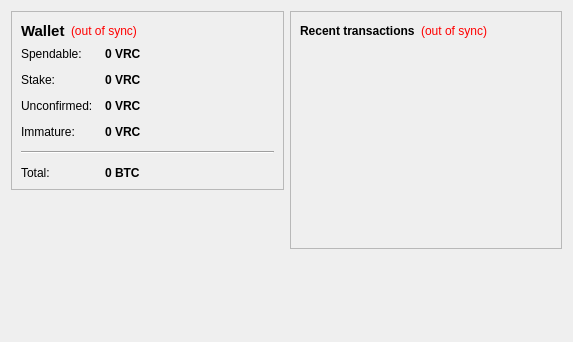
<?xml version="1.0" encoding="UTF-8"?>
<ui version="4.0">
 <class>OverviewPage</class>
 <widget class="QWidget" name="OverviewPage">
  <property name="geometry">
   <rect>
    <x>0</x>
    <y>0</y>
    <width>573</width>
    <height>342</height>
   </rect>
  </property>
  <property name="windowTitle">
   <string>Form</string>
  </property>
  <layout class="QHBoxLayout" name="horizontalLayout" stretch="1,1">
   <item>
    <layout class="QVBoxLayout" name="verticalLayout_2">
     <item>
      <widget class="QFrame" name="frame">
       <property name="frameShape">
        <enum>QFrame::StyledPanel</enum>
       </property>
       <property name="frameShadow">
        <enum>QFrame::Raised</enum>
       </property>
       <layout class="QVBoxLayout" name="verticalLayout_4">
        <item>
         <layout class="QHBoxLayout" name="horizontalLayout_4">
          <item>
           <widget class="QLabel" name="label_5">
            <property name="font">
             <font>
              <pointsize>11</pointsize>
              <weight>75</weight>
              <bold>true</bold>
             </font>
            </property>
            <property name="text">
             <string>Wallet</string>
            </property>
           </widget>
          </item>
          <item>
           <widget class="QLabel" name="labelWalletStatus">
            <property name="toolTip">
             <string>The displayed information may be out of date. Your wallet automatically synchronizes with the ViretCoin network after a connection is established, but this process has not completed yet.</string>
            </property>
            <property name="styleSheet">
             <string notr="true">QLabel { color: red; }</string>
            </property>
            <property name="text">
             <string notr="true">(out of sync)</string>
            </property>
            <property name="alignment">
             <set>Qt::AlignLeading|Qt::AlignLeft|Qt::AlignVCenter</set>
            </property>
           </widget>
          </item>
          <item>
           <spacer name="horizontalSpacer_2">
            <property name="orientation">
             <enum>Qt::Horizontal</enum>
            </property>
            <property name="sizeHint" stdset="0">
             <size>
              <width>40</width>
              <height>20</height>
             </size>
            </property>
           </spacer>
          </item>
         </layout>
        </item>
        <item>
         <layout class="QFormLayout" name="formLayout_2">
          <property name="fieldGrowthPolicy">
           <enum>QFormLayout::AllNonFixedFieldsGrow</enum>
          </property>
          <property name="horizontalSpacing">
           <number>12</number>
          </property>
          <property name="verticalSpacing">
           <number>12</number>
          </property>
          <item row="0" column="0">
           <widget class="QLabel" name="label">
            <property name="text">
             <string>Spendable:</string>
            </property>
           </widget>
          </item>
          <item row="0" column="1">
           <widget class="QLabel" name="labelBalance">
            <property name="font">
             <font>
              <weight>75</weight>
              <bold>true</bold>
             </font>
            </property>
            <property name="cursor">
             <cursorShape>IBeamCursor</cursorShape>
            </property>
            <property name="toolTip">
             <string>Your current spendable balance</string>
            </property>
            <property name="text">
             <string notr="true">0 VRC</string>
            </property>
            <property name="textInteractionFlags">
             <set>Qt::LinksAccessibleByMouse|Qt::TextSelectableByKeyboard|Qt::TextSelectableByMouse</set>
            </property>
           </widget>
          </item>
          <item row="1" column="0">
           <widget class="QLabel" name="label_6">
            <property name="text">
             <string>Stake:</string>
            </property>
           </widget>
          </item>
          <item row="1" column="1">
           <widget class="QLabel" name="labelStake">
            <property name="font">
             <font>
              <weight>75</weight>
              <bold>true</bold>
             </font>
            </property>
            <property name="cursor">
             <cursorShape>IBeamCursor</cursorShape>
            </property>
            <property name="toolTip">
             <string>Total of coins that was staked, and do not yet count toward the current balance</string>
            </property>
            <property name="text">
             <string notr="true">0 VRC</string>
            </property>
            <property name="textInteractionFlags">
             <set>Qt::LinksAccessibleByMouse|Qt::TextSelectableByKeyboard|Qt::TextSelectableByMouse</set>
            </property>
           </widget>
          </item>
          <item row="2" column="0">
           <widget class="QLabel" name="label_3">
            <property name="text">
             <string>Unconfirmed:</string>
            </property>
           </widget>
          </item>
          <item row="2" column="1">
           <widget class="QLabel" name="labelUnconfirmed">
            <property name="font">
             <font>
              <weight>75</weight>
              <bold>true</bold>
             </font>
            </property>
            <property name="cursor">
             <cursorShape>IBeamCursor</cursorShape>
            </property>
            <property name="toolTip">
             <string>Total of transactions that have yet to be confirmed, and do not yet count toward the current balance</string>
            </property>
            <property name="text">
             <string notr="true">0 VRC</string>
            </property>
            <property name="textInteractionFlags">
             <set>Qt::LinksAccessibleByMouse|Qt::TextSelectableByKeyboard|Qt::TextSelectableByMouse</set>
            </property>
           </widget>
          </item>
          <item row="3" column="0">
           <widget class="QLabel" name="labelImmatureText">
            <property name="text">
             <string>Immature:</string>
            </property>
           </widget>
          </item>
          <item row="3" column="1">
           <widget class="QLabel" name="labelImmature">
            <property name="font">
             <font>
              <weight>75</weight>
              <bold>true</bold>
             </font>
            </property>
            <property name="toolTip">
             <string>Mined balance that has not yet matured</string>
            </property>
            <property name="text">
             <string notr="true">0 VRC</string>
            </property>
            <property name="textInteractionFlags">
             <set>Qt::LinksAccessibleByMouse|Qt::TextSelectableByKeyboard|Qt::TextSelectableByMouse</set>
            </property>
           </widget>
          </item>
          <item row="4" column="0" colspan="2">
           <widget class="Line" name="line">
            <property name="orientation">
             <enum>Qt::Horizontal</enum>
            </property>
           </widget>
          </item>
          <item row="5" column="0">
           <widget class="QLabel" name="labelTotalText">
            <property name="text">
             <string>Total:</string>
            </property>
           </widget>
          </item>
          <item row="5" column="1">
           <widget class="QLabel" name="labelTotal">
            <property name="font">
             <font>
              <weight>75</weight>
              <bold>true</bold>
             </font>
            </property>
            <property name="cursor">
             <cursorShape>IBeamCursor</cursorShape>
            </property>
            <property name="toolTip">
             <string>Your current total balance</string>
            </property>
            <property name="text">
             <string notr="true">0 BTC</string>
            </property>
            <property name="textInteractionFlags">
             <set>Qt::LinksAccessibleByMouse|Qt::TextSelectableByKeyboard|Qt::TextSelectableByMouse</set>
            </property>
           </widget>
          </item>
         </layout>
        </item>
       </layout>
      </widget>
     </item>
     <item>
      <spacer name="verticalSpacer">
       <property name="orientation">
        <enum>Qt::Vertical</enum>
       </property>
       <property name="sizeHint" stdset="0">
        <size>
         <width>20</width>
         <height>40</height>
        </size>
       </property>
      </spacer>
     </item>
    </layout>
   </item>
   <item>
    <layout class="QVBoxLayout" name="verticalLayout_3">
     <item>
      <widget class="QFrame" name="frame_2">
       <property name="frameShape">
        <enum>QFrame::StyledPanel</enum>
       </property>
       <property name="frameShadow">
        <enum>QFrame::Raised</enum>
       </property>
       <layout class="QVBoxLayout" name="verticalLayout">
        <item>
         <layout class="QHBoxLayout" name="horizontalLayout_2">
          <item>
           <widget class="QLabel" name="label_4">
            <property name="text">
             <string>&lt;b&gt;Recent transactions&lt;/b&gt;</string>
            </property>
           </widget>
          </item>
          <item>
           <widget class="QLabel" name="labelTransactionsStatus">
            <property name="toolTip">
             <string>The displayed information may be out of date. Your wallet automatically synchronizes with the ViretCoin network after a connection is established, but this process has not completed yet.</string>
            </property>
            <property name="styleSheet">
             <string notr="true">QLabel { color: red; }</string>
            </property>
            <property name="text">
             <string notr="true">(out of sync)</string>
            </property>
            <property name="alignment">
             <set>Qt::AlignRight|Qt::AlignTrailing|Qt::AlignVCenter</set>
            </property>
           </widget>
          </item>
          <item>
           <spacer name="horizontalSpacer">
            <property name="orientation">
             <enum>Qt::Horizontal</enum>
            </property>
            <property name="sizeHint" stdset="0">
             <size>
              <width>40</width>
              <height>20</height>
             </size>
            </property>
           </spacer>
          </item>
         </layout>
        </item>
        <item>
         <widget class="QListView" name="listTransactions">
          <property name="styleSheet">
           <string notr="true">QListView { background: transparent; }</string>
          </property>
          <property name="frameShape">
           <enum>QFrame::NoFrame</enum>
          </property>
          <property name="verticalScrollBarPolicy">
           <enum>Qt::ScrollBarAlwaysOff</enum>
          </property>
          <property name="horizontalScrollBarPolicy">
           <enum>Qt::ScrollBarAlwaysOff</enum>
          </property>
          <property name="selectionMode">
           <enum>QAbstractItemView::NoSelection</enum>
          </property>
         </widget>
        </item>
       </layout>
      </widget>
     </item>
     <item>
      <spacer name="verticalSpacer_2">
       <property name="orientation">
        <enum>Qt::Vertical</enum>
       </property>
       <property name="sizeHint" stdset="0">
        <size>
         <width>20</width>
         <height>40</height>
        </size>
       </property>
      </spacer>
     </item>
    </layout>
   </item>
  </layout>
 </widget>
 <resources/>
 <connections/>
</ui>
